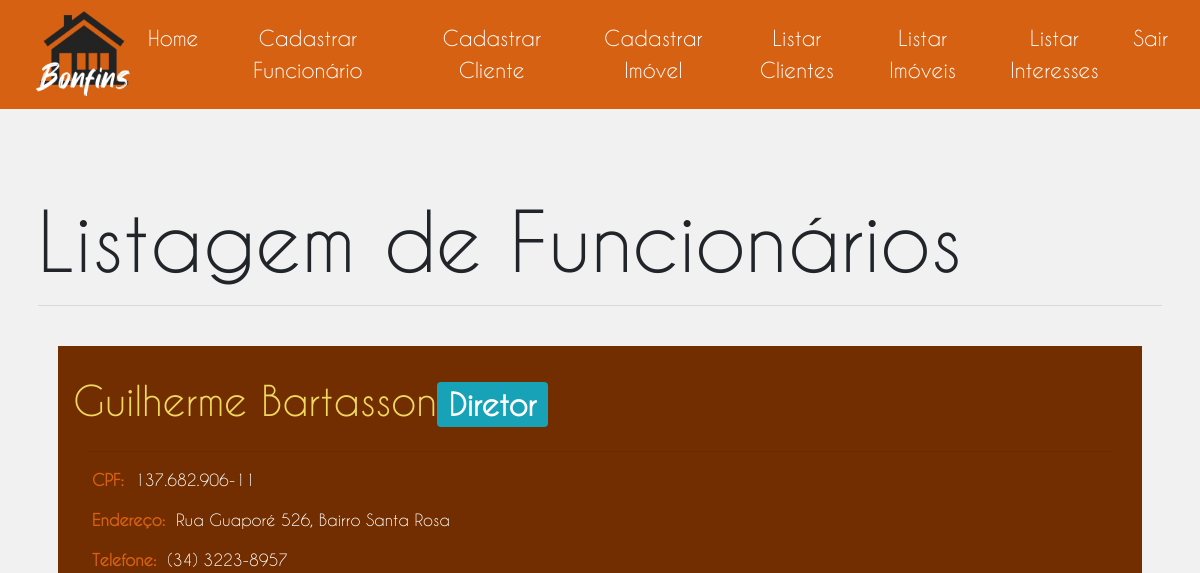
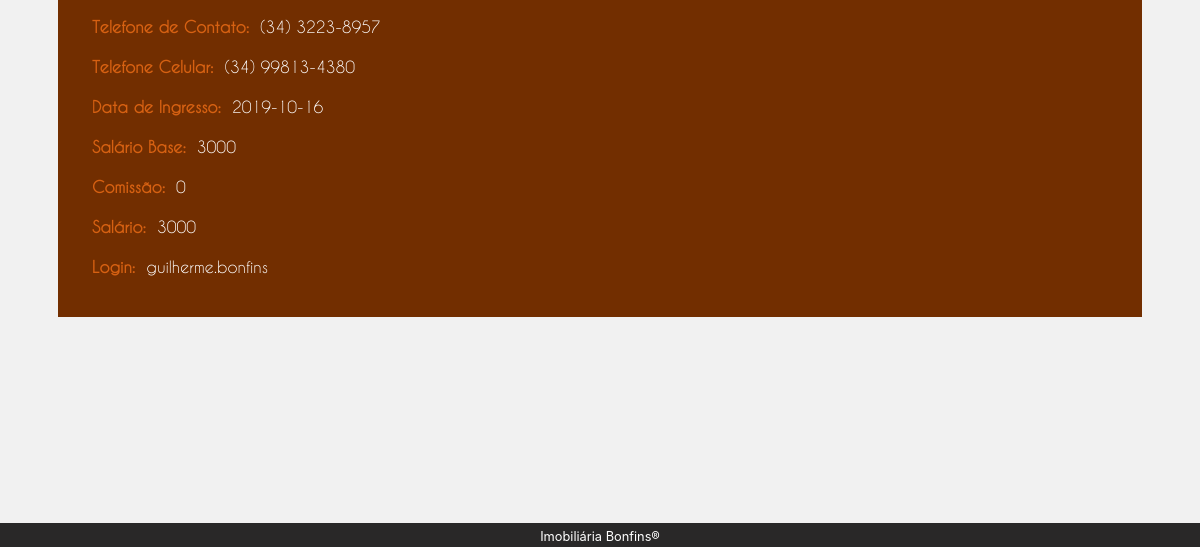
Before: /administrativo/listagemFuncionario.php with the older database file (2 pictures, top to bottom).
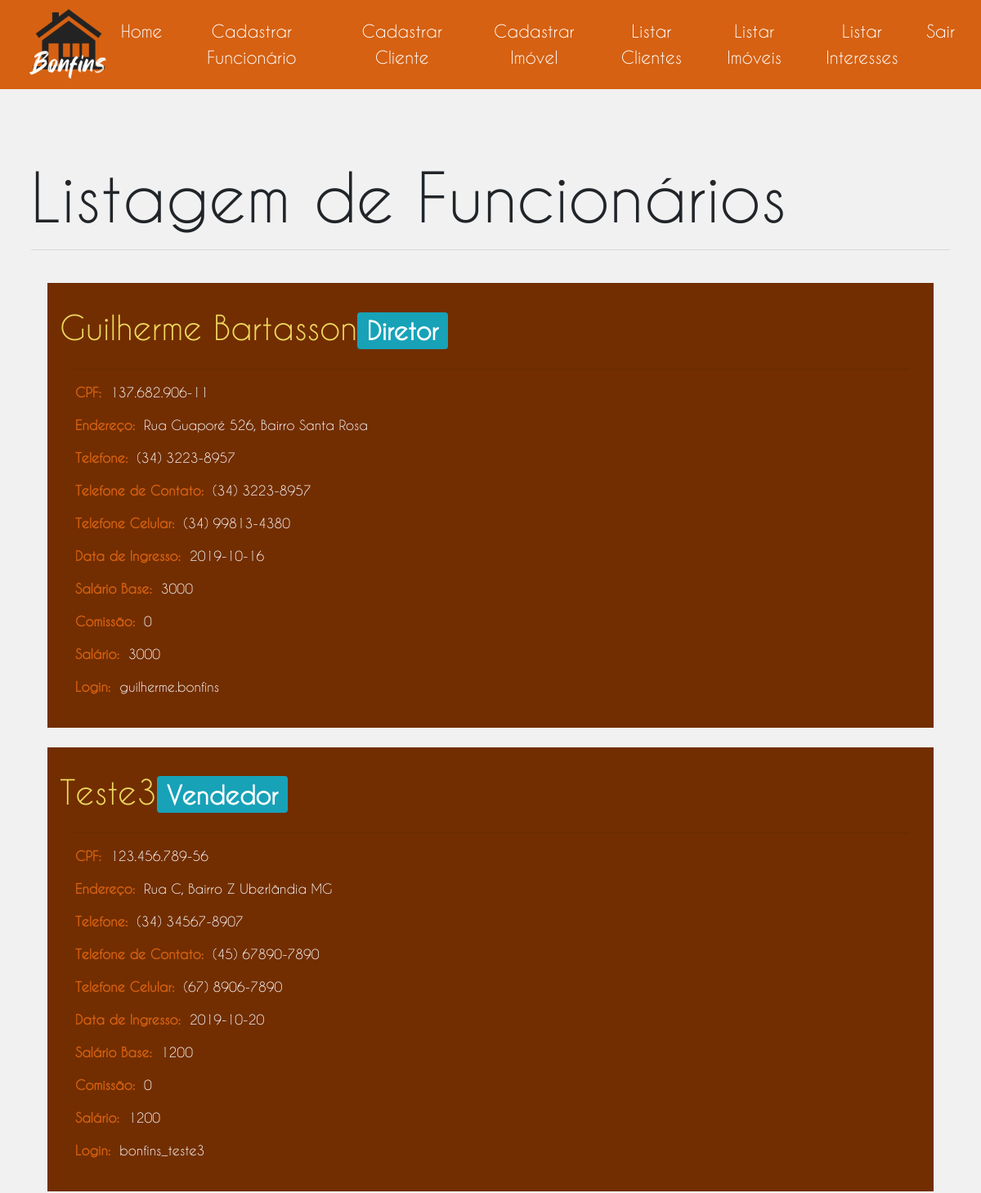
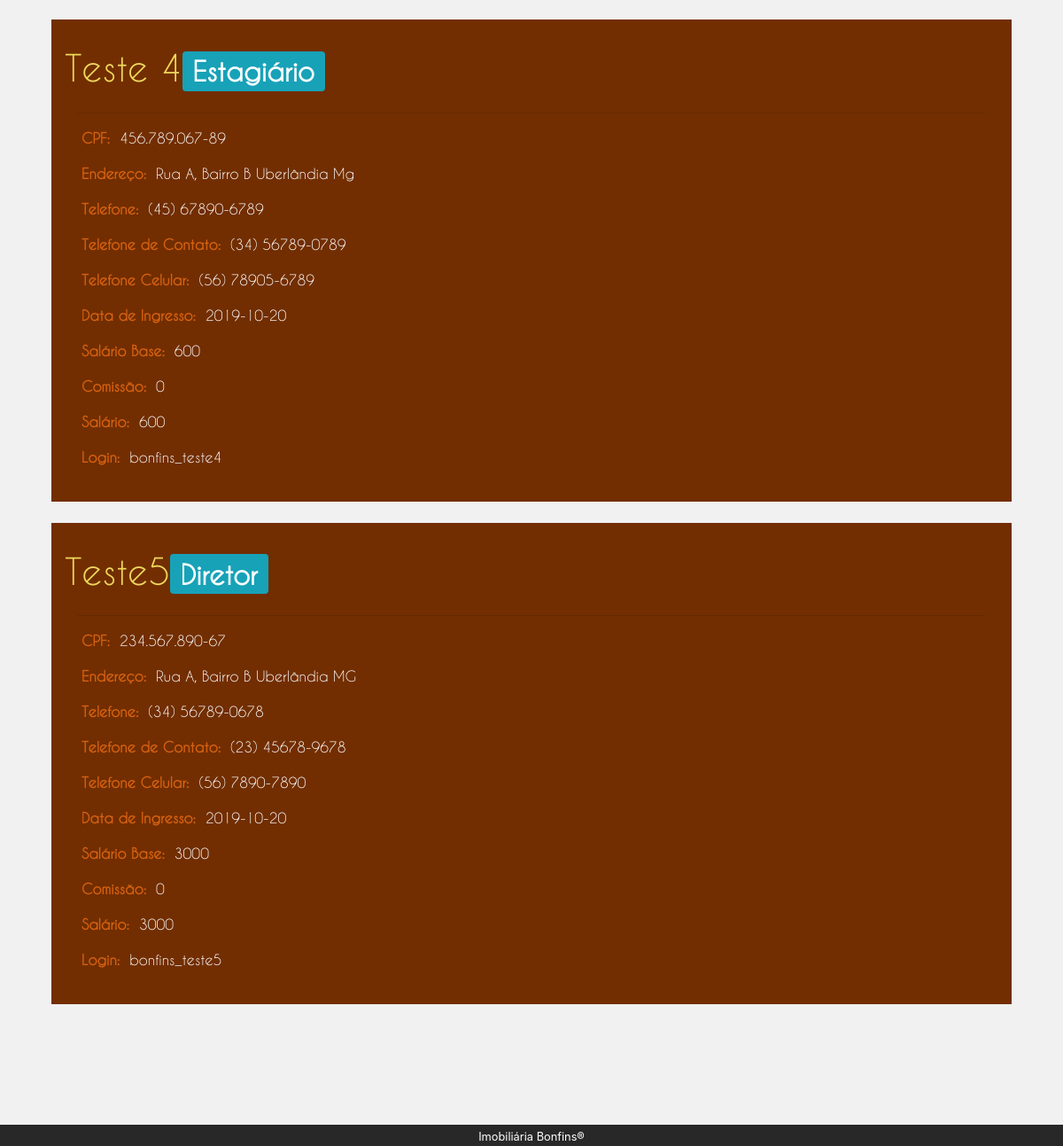
After: the same page with the newer database file (2 pictures, top to bottom).
### tables this page shows
CREATE TABLE `funcionario` (
  `ID` int(4) UNSIGNED NOT NULL,
  `Nome` varchar(60) NOT NULL,
  `Telefone` varchar(20) NOT NULL,
  `Cpf` varchar(14) NOT NULL,
  `Endereco` varchar(150) NOT NULL,
  `TelefoneContato` varchar(20) NOT NULL,
  `TelefoneCelular` varchar(20) NOT NULL,
  `DataIngresso` date NOT NULL,
  `Cargo` int(4) UNSIGNED NOT NULL,
  `Comissao` float UNSIGNED NOT NULL,
  `Login` varchar(60) NOT NULL,
  `Senha` varchar(60) NOT NULL,
  `Salt` varchar(22) NOT NULL
);

CREATE TABLE `cargo` (
  `ID` int(4) UNSIGNED NOT NULL,
  `Nome` varchar(50) NOT NULL,
  `SalarioBase` float UNSIGNED NOT NULL
);

### php/funcionario.php (called while the page is built, shortened)
<?php
    function getfuncionarios($conn) {
        $array_funcionarios = null;
        $sql = "SELECT
                    f.Nome,
                    c.Nome as Cargo,
                    f.Cpf,
                    f.Endereco,
                    f.Telefone,
                    f.TelefoneContato,
                    f.TelefoneCelular,
                    f.DataIngresso,
                    c.SalarioBase,
                    f.Comissao,
                    f.Login
                FROM
                    funcionario as f,
                    cargo as c
                WHERE
                    f.Cargo = c.ID";
        $result = $conn->query($sql);
        while ($row = $result->fetch()) {
            $funcionario = new Funcionario();
            $funcionario->nome            = $row["Nome"];
            $funcionario->cargo           = $row["Cargo"];
            $funcionario->cpf             = $row["Cpf"];
            $funcionario->endereco        = $row["Endereco"];
            $funcionario->telefone        = $row["Telefone"];
            $funcionario->telefoneContato = $row["TelefoneContato"];
            $funcionario->telefoneCelular = $row["TelefoneCelular"];
            $funcionario->dataIngresso    = $row["DataIngresso"];
            $funcionario->salarioBase     = $row["SalarioBase"];
            $funcionario->comissao        = $row["Comissao"];
            $funcionario->salario         = $row["SalarioBase"] + $row["Comissao"];
            $funcionario->login           = $row["Login"];
            $array_funcionarios[] = $funcionario;
        }
        return $array_funcionarios;
    }
?>

### administrativo/listagemFuncionario.php (the view, shortened to what this page needs)
<!DOCTYPE html>
<html lang="pt-br">
    <head>
        <link rel="stylesheet" href="../css/bootstrap.css">
        <link rel="stylesheet" href="css/administrativo.css">
        <link rel="stylesheet" href="css/listagem.css">
    </head>
    <body>
        <section>
            <div class="col-sm-12">
                <div class="row">
                    <div class="col-sm-12 p-0">
                        <nav class="navbar navbar-expand-lg navbar-light sticky-top pt-0">
                            <a class="navbar-brand pt-0" href="../index.html">
                                <img class="logo-bonfins" src="../assets/images/logo-bonfins3.png">
                            </a>
                            <div class="collapse navbar-collapse" id="navbarSupportedContent">
                                <ul class="navbar-nav ml-auto">
                                    <li class="mt-2 mr-3">
                                        <a href="index.html">Home</a>
                                    </li>
                                    <li class="mt-2 mr-3">
                                        <a href="cadastroFuncionario.php">Cadastrar Funcionário</a>
                                    </li>
                                    <li class="mt-2 mr-3">
                                        <a href="cadastroCliente.html">Cadastrar Cliente</a>
                                    </li>
                                    <li class="mt-2 mr-3">
                                        <a href="cadastroImovel.html">Cadastrar Imóvel</a>
                                    </li>
                                    <li class="mt-2 mr-3">
                                        <a href="listagemCliente.php">Listar Clientes</a>
                                    </li>
                                    <li class="mt-2 mr-3">
                                        <a href="listagemImovel.php">Listar Imóveis</a>
                                    </li>
                                    <li class="mt-2 mr-3">
                                        <a href="listagemInteresse.php">Listar Interesses</a>
                                    </li>
                                    <li class="mt-2 mr-3">
                                        <a href="../index.html">Sair</a>
                                    </li>
                                </ul>
                            </div>
                        </nav>
                    </div>
                </div>
                <div class="row">
                    <div class="col-sm-12 px-0">
                        <div id="listagemContainer" class="px-0">
                            <div class="container px-0">
                                <div class="jumbotron px-2">
                                    <h1 class="display-4">Listagem de Funcionários</h1>
                                    <hr class="my-3">
                                    <div id="admContainer">
                                        <?php
                                            require "../php/conexaoMysql.php";
                                            require "../php/funcionario.php";
                                            $arrayFuncionarios = null;
                                            try {
                                                $arrayFuncionarios = getFuncionarios($conn);
                                            } catch (Exception $e) {
                                                $msgErro = $e->getMessage();
                                                echo $msgErro;
                                            }
                                            if ($arrayFuncionarios != null) {
                                                foreach ($arrayFuncionarios as $funcionario) {
                                                    echo "
                                                        <div class='row pt-4'>
                                                            <div class='container'>
                                                                <div class='col-sm-12 admBox'>
                                                                    <div class='row'>
                                                                        <h1>$funcionario->nome<span class='badge badge-info'>$funcionario->cargo</span></h1>
                                                                    </div>
                                                                    <hr>
                                                                    <div class='row mt-2 ml-1'>
                                                                        <label for='cpf'><strong>CPF:&nbsp&nbsp</strong></label>
                                                                        <span name='cpf'>$funcionario->cpf</span>
                                                                    </div>
                                                                    <div class='row mt-2 ml-1'>
                                                                        <label for='endereco'><strong>Endereço:&nbsp&nbsp</strong></label>
                                                                        <span name='endereco'>$funcionario->endereco</span>
                                                                    </div>
                                                                    <div class='row mt-2 ml-1'>
                                                                        <label for='telefone'><strong>Telefone:&nbsp&nbsp</strong></label>
                                                                        <span name='telefone'>$funcionario->telefone</span>
                                                                    </div>
                                                                    <div class='row mt-2 ml-1'>
                                                                        <label for='telefoneContato'><strong>Telefone de Contato:&nbsp&nbsp</strong></label>
                                                                        <span name='telefoneContato'>$funcionario->telefoneContato</span>
                                                                    </div>
                                                                    <div class='row mt-2 ml-1'>
                                                                        <label for='telefoneCelular'><strong>Telefone Celular:&nbsp&nbsp</strong></label>
                                                                        <span name='telefoneCelular'>$funcionario->telefoneCelular</span>
                                                                    </div>
                                                                    <div class='row mt-2 ml-1'>
                                                                        <label for='dataIngresso'><strong>Data de Ingresso:&nbsp&nbsp</strong></label>
                                                                        <span name='telefone'>$funcionario->dataIngresso</span>
                                                                    </div>
                                                                    <div class='row mt-2 ml-1'>
                                                                        <label for='salarioBase'><strong>Salário Base:&nbsp&nbsp</strong></label>
                                                                        <span name='salarioBase'>$funcionario->salarioBase</span>
                                                                    </div>
                                                                    <div class='row mt-2 ml-1'>
                                                                        <label for='comissao'><strong>Comissão:&nbsp&nbsp</strong></label>
                                                                        <span name='comissao'>$funcionario->comissao</span>
                                                                    </div>
                                                                    <div class='row mt-2 ml-1'>
                                                                        <label for='salario'><strong>Salário:&nbsp&nbsp</strong></label>
                                                                        <span name='salario'>$funcionario->salario</span>
                                                                    </div>
                                                                    <div class='row mt-2 ml-1'>
                                                                        <label for='login'><strong>Login:&nbsp&nbsp</strong></label>
                                                                        <span name='login' class='text-break'>$funcionario->login</span>
                                                                    </div>
                                                                </div>
                                                            </div>
                                                        </div>
                                                    ";
                                                }
                                            }
                                        ?>
                                    </div>
                                </div>
                            </div>
                        </div>
                    </div>
                </div>
                <div class="row">
                    <div class="col-sm-12 p-0">
                        <footer class="text-center p-0" id=footer>
                            <small>Imobiliária Bonfins<span>&reg</span></small>
                        </footer>
                    </div>
                </div>
            </div>
        </section>
    </body>
</html>

### administrativo/css/administrativo.css (style rules this page uses)
body { background: rgb(41, 40, 40); height: 96vh; }
.logo-bonfins { height: 12vh; margin-left: 20px; }
a { font-size: 30px; }
nav { padding: 0; background-color: rgb(214, 97, 18); font-family: 'Caviar Dreams'; }
nav li { border-left: 0; }
nav li a { display: block; color: rgb(255, 255, 255) !important; font-size: 1.3rem; border-left: 0; text-align: center; }
#admContainer { padding: 20px; padding-top: 0; background-color: #f1f1f1; min-height: 82.3vh; }
.jumbotron { background-color: inherit !important; font-family: 'Caviar Dreams' !important; }
.jumbotron h1 { font-size: 5rem; }
footer { padding: 20px; background-color: rgb(41, 40, 40); color: white; }

### administrativo/css/listagem.css (style rules this page uses)
#listagemContainer { padding: 20px; background-color: #f1f1f1; min-height: 82.3vh; }
.admBox { background: rgb(114, 46, 0); padding: 30px; color: white; }
.admBox h1 { font-size: 2.5rem !important; color: rgb(238, 216, 94); }
label { color: rgb(214, 97, 18); }

Changed rows visible on the page:
added funcionario: Nome "Teste3", Cargo.Nome "Vendedor", Cpf "123.456.789-56", Endereco "Rua C, Bairro Z Uberlândia MG", Telefone "(34) 34567-8907", TelefoneContato "(45) 67890-7890", TelefoneCelular "(67) 8906-7890", DataIngresso "2019-10-20", Cargo.SalarioBase "1200", Comissao "0", Login "bonfins_teste3"
added funcionario: Nome "Teste 4", Cargo.Nome "Estagiário", Cpf "456.789.067-89", Endereco "Rua A, Bairro B Uberlândia Mg", Telefone "(45) 67890-6789", TelefoneContato "(34) 56789-0789", TelefoneCelular "(56) 78905-6789", DataIngresso "2019-10-20", Cargo.SalarioBase "600", Comissao "0", Login "bonfins_teste4"
added funcionario: Nome "Teste5", Cargo.Nome "Diretor", Cpf "234.567.890-67", Endereco "Rua A, Bairro B Uberlândia MG", Telefone "(34) 56789-0678", TelefoneContato "(23) 45678-9678", TelefoneCelular "(56) 7890-7890", DataIngresso "2019-10-20", Cargo.SalarioBase "3000", Comissao "0", Login "bonfins_teste5"
